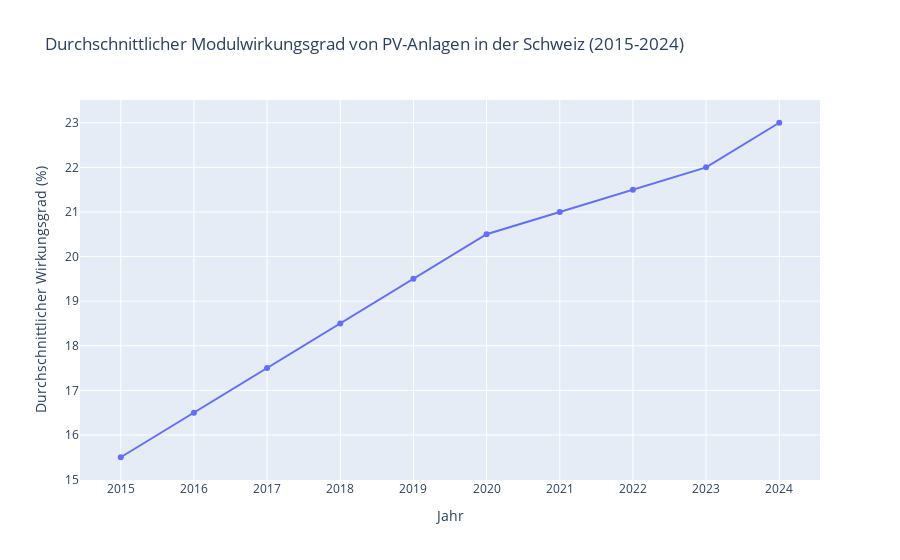

Here is the notebook cell this chart was saved with:
### Markdown cell above
## Diagramm erstellen

### Code cell
# Interaktives Diagramm erstellen
fig = px.line(
    data,
    x='Year',
    y='Average Efficiency (%)',
    title='Durchschnittlicher Modulwirkungsgrad von PV-Anlagen in der Schweiz (2015-2024)',
    labels={'Year': 'Jahr', 'Average Efficiency (%)': 'Durchschnittlicher Wirkungsgrad (%)'}
)
fig.update_traces(mode='markers+lines')
fig.update_layout(xaxis=dict(tickmode='linear'))  # Alle Jahre anzeigen

# Diagramm als HTML speichern
output_file = '../docs/assets/diagramme/Wirkungsgrad_PV_Anlagen.html'
fig.write_html(output_file)
print(f'Diagramm wurde als HTML gespeichert: {output_file}')

fig.show()

### Figure 1 — Plotly figure (JSON) as saved in the notebook; plotly's stock layout.template omitted (floating-point values rounded to 4 significant figures)
{"data": [{"hovertemplate": "Jahr=%{x}<br>Durchschnittlicher Wirkungsgrad (%)=%{y}<extra></extra>", "legendgroup": "", "line": {"color": "#636efa", "dash": "solid"}, "marker": {"symbol": "circle"}, "mode": "markers+lines", "name": "", "orientation": "v", "showlegend": false, "type": "scatter", "x": [2015, 2016, 2017, 2018, 2019, 2020, 2021, 2022, 2023, 2024], "xaxis": "x", "y": [15.5, 16.5, 17.5, 18.5, 19.5, 20.5, 21.0, 21.5, 22.0, 23.0], "yaxis": "y"}], "layout": {"legend": {"tracegroupgap": 0}, "title": {"text": "Durchschnittlicher Modulwirkungsgrad von PV-Anlagen in der Schweiz (2015-2024)"}, "xaxis": {"anchor": "y", "domain": [0, 1], "tickmode": "linear", "title": {"text": "Jahr"}}, "yaxis": {"anchor": "x", "domain": [0, 1], "title": {"text": "Durchschnittlicher Wirkungsgrad (%)"}}}}
